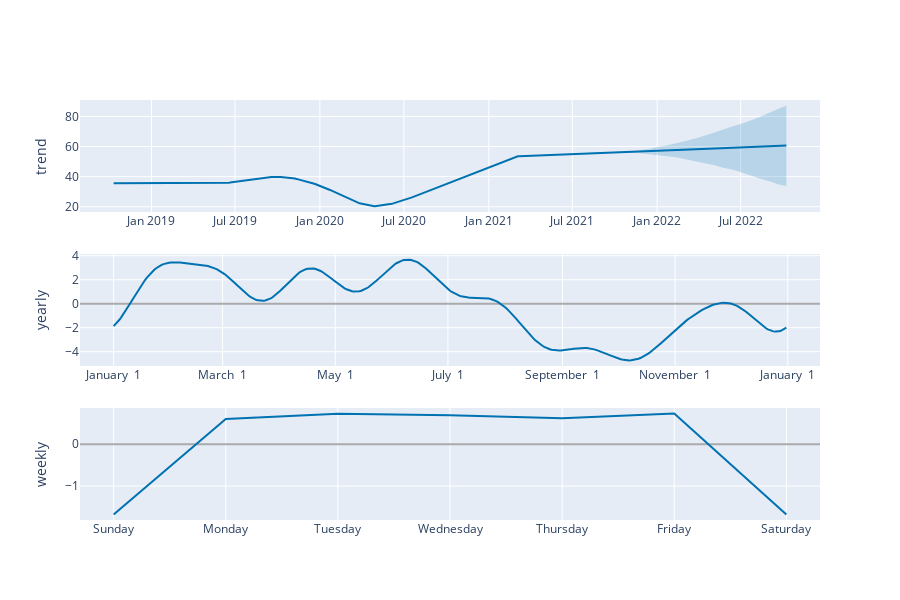

The notebook cell this image was saved under:
### Code cell
plot_components_plotly(m, forecast)

### Figure 1 — Plotly figure (JSON) as saved in the notebook; plotly's stock layout.template omitted (floating-point values rounded to 4 significant figures; data arrays with more than 128 entries replaced by an {"elided": "..."} marker saying what was removed)
{"data": [{"line": {"color": "#0072B2", "width": 2}, "mode": "lines", "name": "trend", "type": "scatter", "x": {"elided": "1119 str values"}, "xaxis": "x", "y": {"elided": "1119 float values"}, "yaxis": "y"}, {"line": {"color": "rgba(0, 114, 178, 0.2)", "width": 0}, "mode": "lines", "name": "trend_upper", "type": "scatter", "x": {"elided": "1119 str values"}, "xaxis": "x", "y": {"elided": "1119 float values"}, "yaxis": "y"}, {"fill": "tonexty", "fillcolor": "rgba(0, 114, 178, 0.2)", "line": {"color": "rgba(0, 114, 178, 0.2)", "width": 0}, "mode": "lines", "name": "trend_lower", "type": "scatter", "x": {"elided": "1119 str values"}, "xaxis": "x", "y": {"elided": "1119 float values"}, "yaxis": "y"}, {"line": {"color": "#0072B2", "width": 2}, "mode": "lines", "name": "yearly", "type": "scatter", "x": {"elided": "365 str values"}, "xaxis": "x2", "y": {"elided": "365 float values"}, "yaxis": "y2"}, {"line": {"color": "#0072B2", "width": 2}, "mode": "lines", "name": "weekly", "type": "scatter", "x": ["2017-01-01T00:00:00", "2017-01-02T00:00:00", "2017-01-03T00:00:00", "2017-01-04T00:00:00", "2017-01-05T00:00:00", "2017-01-06T00:00:00", "2017-01-07T00:00:00"], "xaxis": "x3", "y": [-1.678, 0.5982, 0.7253, 0.6885, 0.6153, 0.7289, -1.678], "yaxis": "y3"}], "layout": {"height": 600, "showlegend": false, "width": 900, "xaxis": {"anchor": "y", "domain": [0, 1], "range": ["2018-07-30T02:24:00", "2022-12-19T21:36:00"], "type": "date"}, "xaxis2": {"anchor": "y2", "domain": [0, 1], "range": ["2016-12-13T18:54:02.958904115", "2018-01-18T11:04:57.863013581"], "tickformat": "%B %e", "type": "date"}, "xaxis3": {"anchor": "y3", "domain": [0, 1], "range": ["2016-12-31T16:48:00", "2017-01-07T07:12:00"], "tickformat": "%A", "type": "date"}, "yaxis": {"anchor": "x", "domain": [0.7333, 1], "rangemode": "normal", "title": {"text": "trend"}, "zerolinecolor": "#AAA"}, "yaxis2": {"anchor": "x2", "domain": [0.3667, 0.6333], "title": {"text": "yearly"}, "zerolinecolor": "#AAA"}, "yaxis3": {"anchor": "x3", "domain": [0, 0.2667], "title": {"text": "weekly"}, "zerolinecolor": "#AAA"}}}
